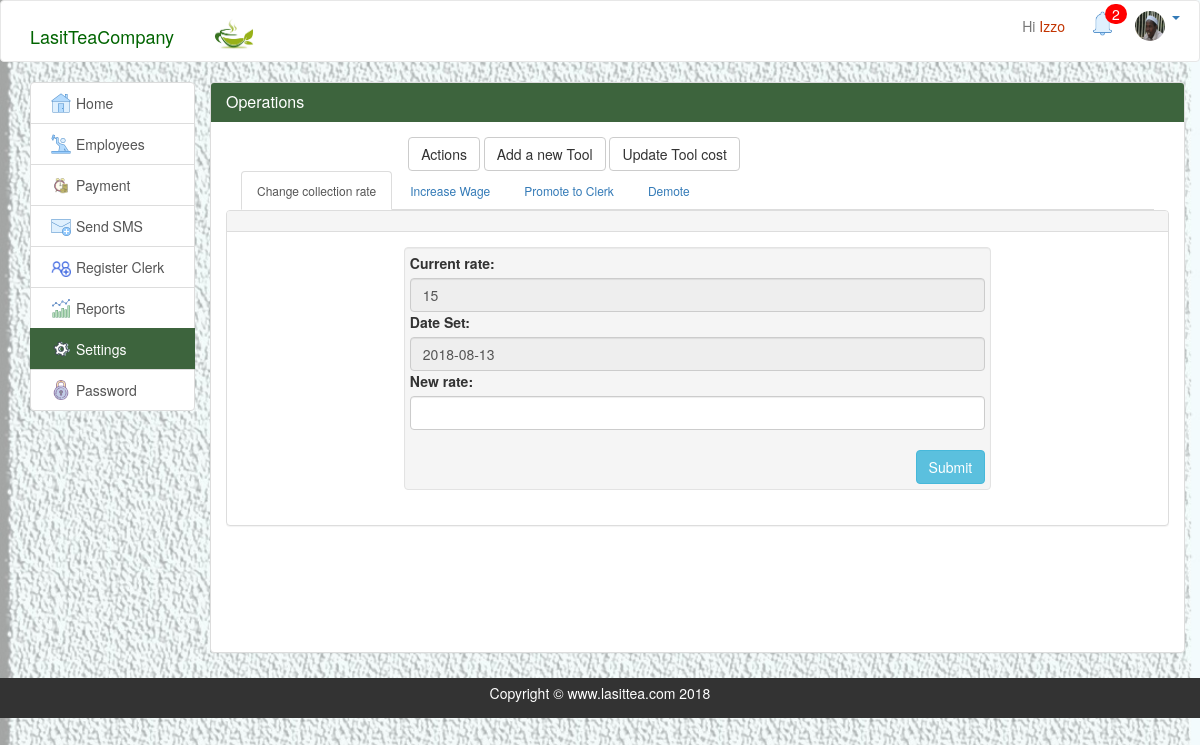
Screenshot of /settings.php (signed in) with the database file from the repository.
### tables this page shows
CREATE TABLE `staff` (
  `staff_id` int(20) NOT NULL,
  `fname` varchar(100) NOT NULL,
  `lname` varchar(20) NOT NULL,
  `sex` varchar(50) NOT NULL,
  `birthday` date NOT NULL,
  `username` varchar(50) NOT NULL,
  `password` varchar(50) NOT NULL,
  `date_registered` date NOT NULL,
  `id_number` varchar(8) NOT NULL,
  `phone_number` varchar(10) NOT NULL,
  `level` varchar(20) NOT NULL,
  `location` varchar(20) NOT NULL,
  `email` varchar(20) NOT NULL,
  `image` varchar(20) NOT NULL
);

CREATE TABLE `collectionrate` (
  `id` int(20) NOT NULL,
  `rate` float NOT NULL,
  `date` date NOT NULL
);

### php/query.php (called while the page is built, shortened)
<?php
        $staff_id = $_SESSION['staff_id'];
        $notification="SELECT count(*) FROM message WHERE dest_id='$staff_id' AND Msg_read=0 AND subject='FEEDBACK'";
        $mesNo=$con->query($notification);
         $sl="SELECT image FROM staff where staff_id='$staff_id'";
         $img=$con->query($sl);
        ?>

### settings.php (the view, shortened to what this page needs)
<?php
include('php/connection.php');
include ('php/query.php');
?>
<!doctype html>
<html lang="en">
<head>
  <?php include 'inc/head.php'; ?>
</head>
<body>
  <?php include 'inc/header.php'; ?>
  <section id="main">
    <div class="container">
     <div class="row">
      <div class="col-md-2">
        <div class="list-group ">
          <a href="home.php" class="list-group-item"><img src="img/home.png" class="hd3"> Home </a>
            <?php if ($_SESSION['level']=='clerk') { ?>
          <a href="attendance.php" class="list-group-item"><img src="img/employee.png" class="hd3"> Attendance</a>
            <a href="collection.php" class="list-group-item"><img src="img/weight.png" class="hd3"> Collection</a>
           <?php }  if($_SESSION['level']!=='staff'){ ?>
              <a href="staff.php" id="stuff2" class="list-group-item"><img src="img/worker.png" class="hd3">  Employees </a>
                    <?php }?>
                <a href="payment.php" id="payHist" class="list-group-item"><img src="img/pay.png" class="hd3">  Payment</a>
                  <?php if($_SESSION['level']=='clerk'){  ?>
                  <a href="register.php" id="regc2" class="list-group-item"><img src="img/addP.png" class="hd3">  Add Employee </a>
                    <?php } else if($_SESSION['level']=='admin'){?>
                    <a href="sms.php" class="list-group-item"><img src="img/nit.png" class="hd3">Send SMS</a>
                  <a href="register.php" id="regc2" class="list-group-item "><img src="img/pple2.png" class="hd3"> Register Clerk </a>
                    <a href="stats.php" id="st" class="list-group-item"><img src="img/reports.png" class="hd3"> Reports </a>
                    <?php } if($_SESSION['level']=='admin'){  ?>
                    <a href="settings.php" class="list-group-item main-color-bg"><img src="img/settings.png" class="hd3"> Settings</a>
                    <?php }?>
                   <a href="changePassword.php" class="list-group-item"><img src="img/pass.png" class="hd3" align="center"> Password</a>
                    </div>
      </div>
                  <div class="col-md-10" id="pan">
                    <div class="panel panel-default">
                      <div class="panel-heading main-color-bg">
                        <h3 class="panel-title">Operations</h3>
                      </div>
                      <div class="panel-body">
<div id="scrolTable">
                        <div class="col-md-12">
                        <div class="col-md-2"></div>
                        <div class="col-md-8">
                        <?php if ($_SESSION['level'] == 'admin') { ?>
                        <button class="btn btn-default" id="editMore">Actions</button>
                      <?php } ?>
                        <?php if ($_SESSION['level'] == 'admin') { ?>
                        <button class="btn btn-default" id="addTool">Add a new Tool</button>
                        <button class="btn btn-default" id="updateTool">Update Tool cost</button>
                        <br> <?php } ?>
                        </div>
                        <div class="col-md-2"></div>
                        </div>
                        <?php if ($_SESSION['level'] =='admin') { ?>
               <div class="container col-md-12" id="moreEdit">
                          <ul class="nav nav-tabs">
                            <li class="active"><a data-toggle="tab" href="#inb">Change collection rate</a></li>
                            <li><a data-toggle="tab" href="#unr">Increase Wage</a></li>
                                <li><a data-toggle="tab" href="#sen" >Promote to Clerk</a></li>
                                <li><a data-toggle="tab" href="#comp">Demote</a></li>
                              </ul>
                              <div class="tab-content">
                                <div id="inb" class="tab-pane fade in active">
                                  <div class="row wel">
                                    <div class="panel panel-default">
                                      <div class="panel-heading clearfix">
                                      </div>
                                      <div class="panel-body">
                                        <div class="col-md-12">
                                           <div class="col-md-2"></div>
                                         <div class="col-md-8 well homePan">
                                        <form class="form-group homePan" method="POST" name="colForm">
                                          <?php $rat="SELECT * FROM collectionrate";
                                                 $rate=$con->query($rat);
                                                 $row=$rate->fetch_assoc(); ?>
                                          <label>Current rate:</label>
                                          <input type="" name="" value="<?= $row['rate']; ?>" class="form-control" disabled>
                                          <label>Date Set:</label>
                                          <input type="" name="" value="<?= $row['date']; ?>" class="form-control" disabled>
                                          <label>New rate:</label>
                                          <input type="number" name="rate" class="form-control" maxlength="2" id="rate" required><br>
                                          <button class="btn btn-info pull-right">Submit</button>
                                        </form>
                                      </div>
                                         <div class="col-md-2"></div>
                                        </div>
                                      </div>
                                    </div>
                                  </div>
                                </div>
                            </div>
                          </div>
                       <?php } ?>
</div>
                      </div>
                  </div>
                </div>
              </div>
            </div>
        </section>
      </body>
      <?php include 'inc/footer.php';  ?>
      </html>

### inc/header.php (shortened to what this page needs)
<?php include ('php/query.php');?>
  <nav class="navbar navbar-default">
  <div class="container">
        <ul class="nav navbar-nav">
          <li><a class="navbar-brand" href="home.php" id="lasitStyl" >LasitTeaCompany</a>
          </li>
          <li><a href="home.php"> <img src="img/logo.png" id="hdimg2"></a></li>
        </ul>
          <ul class="nav navbar-nav navbar-right">
            <?php
            if(isset($_SESSION['username'])){ ?>
            <li> <a href="#" id="nam2" > Hi <span id="nam"><?php echo $_SESSION['username']; ?></span></a></li>
            <?php if($_SESSION['level']!=='staff'){?>
            <?php } if($_SESSION['level']=='admin'){?>
          <li><div style="margin: 5px;" id="notify"><a href="notification.php"><img src='img/notification.png' class="img-circle hd">
           <?php
              if ($row = $mesNo->fetch_array()) {
                if($row['count(*)'] > 0){ ?>
                  <span class="notify-badge"><?php echo $row['count(*)']; ?></span>
            <?php } else { ?>
           <span class="badg">  <?php echo "0"; } }?></span>
           </a>
          </div></li>
          <?php } ?>
           <li>
                <div class="dropdown">
                   <a href="#" class="dropdown-toggle" type="button" id="dropdownMenu1" data-toggle="dropdown" aria-haspopup="true" aria-expanded="true">
                              <div class="imgPos">
                                <?php $row = $img->fetch_assoc();
                                if ($row['image']=='') { ?>
                                  <img src="img/ava.png" class="img-circle hdimg">
                               <?php  } else{
                                  echo "<img src='empImgs/".$row['image']."'class='img-circle hdimg'>";
                                 }
                           ?>
                            <span class="caret"></span>
                             </div>
                   </a>
                                        </div>
              </li>
    <?php } ?>
        </ul>
  </div>
  </nav>

### assets/style.css (style rules this page uses)
body { background-image: url('../img/bg22.jpg'); background-size: 100%; background-position: center; background-repeat: no-repeat; }
.navbar-default { background-color: #ffffff; }
#pan { padding: 0; margin: 0; }
.hdimg { width: 30px; height: 30px; }
.hd { width: 25px; height: 25px; margin-left: 5px; }
.hd3 { width: 20px; height: 20px; margin-top: 0px; }
#hdimg2 { width: 50px; height: 35px; margin-bottom:0px; margin-top: 0px; padding: 0px; }
#lasitStyl { color:darkgreen; margin-top: 10px; }
.homePan { padding: 10; margin: 10; }
.imgPos { margin: 5px; }
.nav-tabs li a { font-size:12px; }
.navbar-default .navbar-brand { color: rgb(40, 17, 63); }
#nam { color: rgb(194, 52, 1); }
.main-color-bg { background-color: rgb(61, 100, 61) !important; border-color: rgb(61, 100, 61) !important; color: #ffffff !important; }
.notify-badge { position: absolute; left:25px; top:3px; background:red; text-align: center; border-radius: 30px 30px 30px 30px; color:white; padding:0px 7px; }
.well { padding: 5px; }
#scrolTable { height: 500px; overflow: auto; }
img { float: left; margin: 5px; width: 250px; height: auto; }

### rows the page displays
staff: image (picture)
collectionrate: rate "15", date "2018-08-13"

### other values shown
$_SESSION['username'] "Izzo"
$row['count(*)'] "2"
